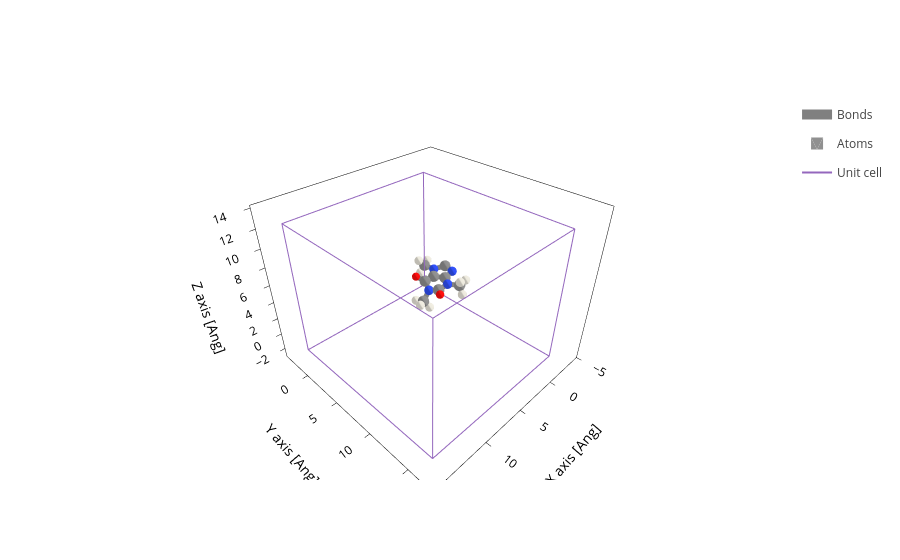

Notebook cell for this chart:
### Markdown cell above
**Import molecule in xyz format and center using sisl**

We can use the center() to find the where is the center now center and simply add a vector to translate the system to the desired place
Documentation on geometry manipulation here:

https://sisl.readthedocs.io/en/latest/api/generated/sisl.Geometry.html

### Code cell
system=Geometry.read("cafeina.xyz")
system.plot()

### Figure 1 — Plotly figure (JSON) as saved in the notebook; plotly's stock layout.template omitted (floating-point values rounded to 4 significant figures; data arrays with more than 128 entries replaced by an {"elided": "..."} marker saying what was removed)
{"data": [{"line": {"color": "gray", "width": 10}, "meta": {}, "mode": "lines", "name": "Bonds", "opacity": 1, "type": "scatter3d", "x": {"elided": "504 float values"}, "y": {"elided": "504 float values"}, "z": {"elided": "504 float values"}}, {"alphahull": 0, "color": "#909090", "hovertemplate": "%{meta.position}", "legendgroup": "Atoms", "meta": {"meta": {"Atoms_i": 0}, "position": "(-0.09, -0.00, 0.45)"}, "name": "Atoms", "opacity": 1, "showlegend": true, "showscale": false, "type": "mesh3d", "x": {"elided": "225 float values"}, "y": {"elided": "225 float values"}, "z": {"elided": "225 float values"}}, {"alphahull": 0, "color": "#909090", "hovertemplate": "%{meta.position}", "legendgroup": "Atoms", "meta": {"meta": {"Atoms_i": 1}, "position": "(-1.42, 0.10, 0.54)"}, "name": "Atoms", "opacity": 1, "showlegend": false, "showscale": false, "type": "mesh3d", "x": {"elided": "225 float values"}, "y": {"elided": "225 float values"}, "z": {"elided": "225 float values"}}, {"alphahull": 0, "color": "#909090", "hovertemplate": "%{meta.position}", "legendgroup": "Atoms", "meta": {"meta": {"Atoms_i": 2}, "position": "(-2.04, 1.37, 0.65)"}, "name": "Atoms", "opacity": 1, "showlegend": false, "showscale": false, "type": "mesh3d", "x": {"elided": "225 float values"}, "y": {"elided": "225 float values"}, "z": {"elided": "225 float values"}}, {"alphahull": 0, "color": "#3050F8", "hovertemplate": "%{meta.position}", "legendgroup": "Atoms", "meta": {"meta": {"Atoms_i": 3}, "position": "(-1.34, 2.46, 0.59)"}, "name": "Atoms", "opacity": 1, "showlegend": false, "showscale": false, "type": "mesh3d", "x": {"elided": "225 float values"}, "y": {"elided": "225 float values"}, "z": {"elided": "225 float values"}}, {"alphahull": 0, "color": "#909090", "hovertemplate": "%{meta.position}", "legendgroup": "Atoms", "meta": {"meta": {"Atoms_i": 4}, "position": "(-0.00, 2.31, 0.37)"}, "name": "Atoms", "opacity": 1, "showlegend": false, "showscale": false, "type": "mesh3d", "x": {"elided": "225 float values"}, "y": {"elided": "225 float values"}, "z": {"elided": "225 float values"}}, {"alphahull": 0, "color": "#3050F8", "hovertemplate": "%{meta.position}", "legendgroup": "Atoms", "meta": {"meta": {"Atoms_i": 5}, "position": "(0.42, 1.16, -0.05)"}, "name": "Atoms", "opacity": 1, "showlegend": false, "showscale": false, "type": "mesh3d", "x": {"elided": "225 float values"}, "y": {"elided": "225 float values"}, "z": {"elided": "225 float values"}}, {"alphahull": 0, "color": "#3050F8", "hovertemplate": "%{meta.position}", "legendgroup": "Atoms", "meta": {"meta": {"Atoms_i": 6}, "position": "(-3.42, 1.22, 0.86)"}, "name": "Atoms", "opacity": 1, "showlegend": false, "showscale": false, "type": "mesh3d", "x": {"elided": "225 float values"}, "y": {"elided": "225 float values"}, "z": {"elided": "225 float values"}}, {"alphahull": 0, "color": "#3050F8", "hovertemplate": "%{meta.position}", "legendgroup": "Atoms", "meta": {"meta": {"Atoms_i": 7}, "position": "(-2.43, -0.88, 0.67)"}, "name": "Atoms", "opacity": 1, "showlegend": false, "showscale": false, "type": "mesh3d", "x": {"elided": "225 float values"}, "y": {"elided": "225 float values"}, "z": {"elided": "225 float values"}}, {"alphahull": 0, "color": "#909090", "hovertemplate": "%{meta.position}", "legendgroup": "Atoms", "meta": {"meta": {"Atoms_i": 8}, "position": "(-3.71, -0.21, 0.86)"}, "name": "Atoms", "opacity": 1, "showlegend": false, "showscale": false, "type": "mesh3d", "x": {"elided": "225 float values"}, "y": {"elided": "225 float values"}, "z": {"elided": "225 float values"}}, {"alphahull": 0, "color": "#FF0D0D", "hovertemplate": "%{meta.position}", "legendgroup": "Atoms", "meta": {"meta": {"Atoms_i": 9}, "position": "(0.40, -1.03, 0.82)"}, "name": "Atoms", "opacity": 1, "showlegend": false, "showscale": false, "type": "mesh3d", "x": {"elided": "225 float values"}, "y": {"elided": "225 float values"}, "z": {"elided": "225 float values"}}, {"alphahull": 0, "color": "#FF0D0D", "hovertemplate": "%{meta.position}", "legendgroup": "Atoms", "meta": {"meta": {"Atoms_i": 10}, "position": "(0.73, 3.24, 0.56)"}, "name": "Atoms", "opacity": 1, "showlegend": false, "showscale": false, "type": "mesh3d", "x": {"elided": "225 float values"}, "y": {"elided": "225 float values"}, "z": {"elided": "225 float values"}}, {"alphahull": 0, "color": "#909090", "hovertemplate": "%{meta.position}", "legendgroup": "Atoms", "meta": {"meta": {"Atoms_i": 11}, "position": "(-1.94, 3.77, 0.78)"}, "name": "Atoms", "opacity": 1, "showlegend": false, "showscale": false, "type": "mesh3d", "x": {"elided": "225 float values"}, "y": {"elided": "225 float values"}, "z": {"elided": "225 float values"}}, {"alphahull": 0, "color": "#909090", "hovertemplate": "%{meta.position}", "legendgroup": "Atoms", "meta": {"meta": {"Atoms_i": 12}, "position": "(1.27, 1.10, -1.23)"}, "name": "Atoms", "opacity": 1, "showlegend": false, "showscale": false, "type": "mesh3d", "x": {"elided": "225 float values"}, "y": {"elided": "225 float values"}, "z": {"elided": "225 float values"}}, {"alphahull": 0, "color": "#909090", "hovertemplate": "%{meta.position}", "legendgroup": "Atoms", "meta": {"meta": {"Atoms_i": 13}, "position": "(-2.25, -2.31, 0.64)"}, "name": "Atoms", "opacity": 1, "showlegend": false, "showscale": false, "type": "mesh3d", "x": {"elided": "225 float values"}, "y": {"elided": "225 float values"}, "z": {"elided": "225 float values"}}, {"alphahull": 0, "color": "#EDEADE", "hovertemplate": "%{meta.position}", "legendgroup": "Atoms", "meta": {"meta": {"Atoms_i": 14}, "position": "(-1.58, -2.62, 1.47)"}, "name": "Atoms", "opacity": 1, "showlegend": false, "showscale": false, "type": "mesh3d", "x": {"elided": "225 float values"}, "y": {"elided": "225 float values"}, "z": {"elided": "225 float values"}}, {"alphahull": 0, "color": "#EDEADE", "hovertemplate": "%{meta.position}", "legendgroup": "Atoms", "meta": {"meta": {"Atoms_i": 15}, "position": "(-3.22, -2.82, 0.77)"}, "name": "Atoms", "opacity": 1, "showlegend": false, "showscale": false, "type": "mesh3d", "x": {"elided": "225 float values"}, "y": {"elided": "225 float values"}, "z": {"elided": "225 float values"}}, {"alphahull": 0, "color": "#EDEADE", "hovertemplate": "%{meta.position}", "legendgroup": "Atoms", "meta": {"meta": {"Atoms_i": 16}, "position": "(-1.81, -2.61, -0.33)"}, "name": "Atoms", "opacity": 1, "showlegend": false, "showscale": false, "type": "mesh3d", "x": {"elided": "225 float values"}, "y": {"elided": "225 float values"}, "z": {"elided": "225 float values"}}, {"alphahull": 0, "color": "#EDEADE", "hovertemplate": "%{meta.position}", "legendgroup": "Atoms", "meta": {"meta": {"Atoms_i": 17}, "position": "(-1.47, 4.28, 1.66)"}, "name": "Atoms", "opacity": 1, "showlegend": false, "showscale": false, "type": "mesh3d", "x": {"elided": "225 float values"}, "y": {"elided": "225 float values"}, "z": {"elided": "225 float values"}}, {"alphahull": 0, "color": "#EDEADE", "hovertemplate": "%{meta.position}", "legendgroup": "Atoms", "meta": {"meta": {"Atoms_i": 18}, "position": "(-1.77, 4.40, -0.12)"}, "name": "Atoms", "opacity": 1, "showlegend": false, "showscale": false, "type": "mesh3d", "x": {"elided": "225 float values"}, "y": {"elided": "225 float values"}, "z": {"elided": "225 float values"}}, {"alphahull": 0, "color": "#EDEADE", "hovertemplate": "%{meta.position}", "legendgroup": "Atoms", "meta": {"meta": {"Atoms_i": 19}, "position": "(-3.03, 3.72, 0.96)"}, "name": "Atoms", "opacity": 1, "showlegend": false, "showscale": false, "type": "mesh3d", "x": {"elided": "225 float values"}, "y": {"elided": "225 float values"}, "z": {"elided": "225 float values"}}, {"alphahull": 0, "color": "#EDEADE", "hovertemplate": "%{meta.position}", "legendgroup": "Atoms", "meta": {"meta": {"Atoms_i": 20}, "position": "(1.48, 0.05, -1.53)"}, "name": "Atoms", "opacity": 1, "showlegend": false, "showscale": false, "type": "mesh3d", "x": {"elided": "225 float values"}, "y": {"elided": "225 float values"}, "z": {"elided": "225 float values"}}, {"alphahull": 0, "color": "#EDEADE", "hovertemplate": "%{meta.position}", "legendgroup": "Atoms", "meta": {"meta": {"Atoms_i": 21}, "position": "(0.77, 1.61, -2.08)"}, "name": "Atoms", "opacity": 1, "showlegend": false, "showscale": false, "type": "mesh3d", "x": {"elided": "225 float values"}, "y": {"elided": "225 float values"}, "z": {"elided": "225 float values"}}, {"alphahull": 0, "color": "#EDEADE", "hovertemplate": "%{meta.position}", "legendgroup": "Atoms", "meta": {"meta": {"Atoms_i": 22}, "position": "(2.24, 1.60, -1.02)"}, "name": "Atoms", "opacity": 1, "showlegend": false, "showscale": false, "type": "mesh3d", "x": {"elided": "225 float values"}, "y": {"elided": "225 float values"}, "z": {"elided": "225 float values"}}, {"meta": {}, "mode": "lines", "name": "Unit cell", "type": "scatter3d", "x": [0.0, 0.0, 15.95, 15.95, 0.0, 0.0, NaN, 0.0, 0.0, 0.0, 15.95, 15.95, 0.0, NaN, 15.95, 15.95, NaN, 15.95, 15.95], "y": [0.0, 17.22, 17.22, 17.22, 17.22, 17.22, NaN, 17.22, 0.0, 0.0, 0.0, 0.0, 0.0, NaN, 17.22, 0.0, NaN, 17.22, 0.0], "z": [0.0, 0.0, 0.0, 13.75, 13.75, 0.0, NaN, 13.75, 13.75, 0.0, 0.0, 13.75, 13.75, NaN, 0.0, 0.0, NaN, 13.75, 13.75]}], "layout": {"scene": {"aspectmode": "data", "xaxis": {"title": {"text": "X axis [Ang]"}}, "yaxis": {"title": {"text": "Y axis [Ang]"}}, "zaxis": {"title": {"text": "Z axis [Ang]"}}}, "xaxis": {"scaleanchor": "y", "scaleratio": 1, "title": {"text": "X axis [Ang]"}}, "yaxis": {"title": {"text": "Y axis [Ang]"}}}}
